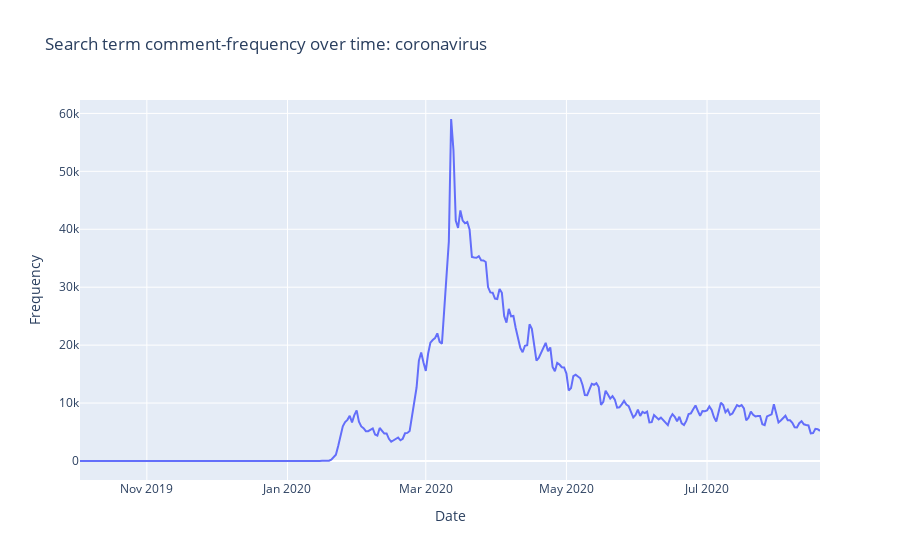

The cell this chart's notebook holds for it:
### Code cell
fig = px.line(comments_counts, x="key", y="doc_count", title="Search term comment-frequency over time: " + query, labels = {"key":"Date", "doc_count": "Frequency"})
fig.show()

### Figure 1 — Plotly figure (JSON) as saved in the notebook; plotly's stock layout.template omitted (floating-point values rounded to 4 significant figures; data arrays with more than 128 entries replaced by an {"elided": "..."} marker saying what was removed)
{"data": [{"hovertemplate": "Date=%{x}<br>Frequency=%{y}<extra></extra>", "legendgroup": "", "line": {"color": "#636efa", "dash": "solid"}, "mode": "lines", "name": "", "orientation": "v", "showlegend": false, "type": "scatter", "x": {"elided": "322 str values"}, "xaxis": "x", "y": {"elided": "322 int values"}, "yaxis": "y"}], "layout": {"autosize": true, "legend": {"tracegroupgap": 0}, "title": {"text": "Search term comment-frequency over time: coronavirus"}, "xaxis": {"anchor": "y", "autorange": true, "domain": [0, 1], "range": ["2019-10-03", "2020-08-19"], "title": {"text": "Date"}, "type": "date"}, "yaxis": {"anchor": "x", "autorange": true, "domain": [0, 1], "range": [-3280.0, 62310.0], "title": {"text": "Frequency"}, "type": "linear"}}}
